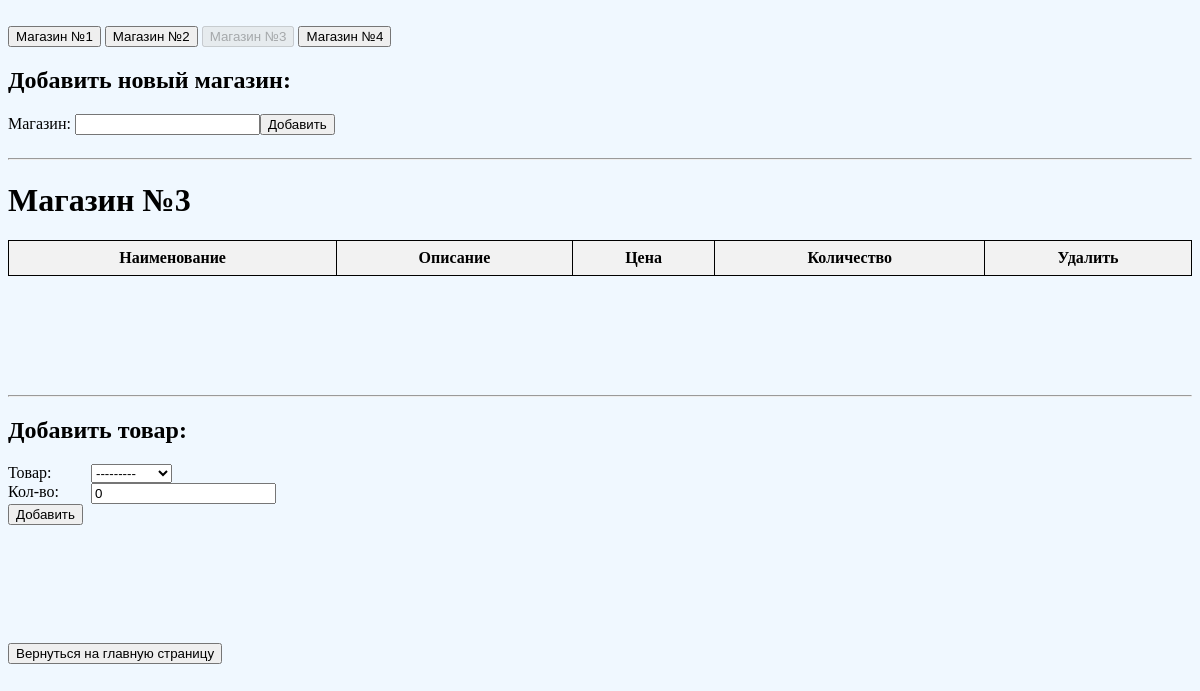
Page /store/3/ on the committed database.
### api/models.py (models this page shows, shortened)
class Stores(models.Model):
    name=models.CharField(verbose_name="Магазин", max_length=50, null=False, blank=False, unique=True)

### api/views.py (the view, shortened to what this page needs)
# urls.py: path('store/<int:store_id>/', api.views.store_view),
def store_view(request, store_id, *args, **kwargs):
    store=Stores.objects.get(id=store_id)
    context = {
        'store': store,
        'all_stores': Stores.objects.all(),
        'form': StoreForms(),
        'item_form': AddItemInStore(initial={"store":store}),
    }
    return render(request=request,template_name='store.html', context=context)

### api/forms.py
class StoreForms(forms.ModelForm):
    class Meta:
        model = Stores
        fields = ('name',)

class AddItemInStore(forms.ModelForm):
    class Meta:
        model = StoreItem
        fields = ('item','amount', 'store',)
        widgets = {"store":forms.HiddenInput()}

### api/models.py (called while the page is built)
    def __str__(self):
        return self.name

### templates/store.html (shortened to what this page needs)
<!DOCTYPE html>
<html lang="en">
<head>
</head>
<body>
<br>
<div>
    {%  for list_store in all_stores %}
        <a href='/store/{{ list_store.id }}/'> <button {% if list_store.id == store.id %} disabled {% endif %}>{{ list_store.name }} </button></a>
    {% endfor %}
</div>
<div class="form">
    <h2>Добавить новый магазин:</h2>
    <form method="post" style="display: grid; width: fit-content">
        {{ form }}
        <input style="grid-column: 2" type="submit" value="Добавить" style="display: inline">
    </form>
</div>
<hr>
<h1> {{ store.name }} </h1>
<div class="table">
<table class="line">
        <thead>
            <tr>
                <th>Наименование</th>
                <th>Описание</th>
                <th>Цена</th>
                <th>Количество</th>
                <th>Удалить</th>
            </tr>
        </thead>
    </table>
</div>
<hr>
<div>
    <h2>Добавить товар:</h2>
    <form method="post">
        <div  style="display: grid; width: 300px">
            {% for item_field in item_form.visible_fields %}
                <div style="grid-column: 1">
                    {{ item_field.label_tag }}
                </div>
                <div style="grid-column: 2">
                    {{ item_field }}
                </div>
            {% endfor %}
        </div>
        <input type="submit" value="Добавить">
    </form>
</div>
<div style="margin: 10% 0 0 ">
    <a href='/main'> <button> Вернуться на главную страницу </button></a>
</div>
</body>
</html>

### templates/store.html (style rules this page uses)
body { background: aliceblue }
.table { margin-bottom: 10%; }
th { border: 1px solid black; }
.line { width: 100%; border-collapse: collapse; }
.line th, .line td { text-align: center; padding: 8px; }
.line th { background-color: #f2f2f2; }
form { margin-bottom: 2%; }

### rows in the picture
Stores: name "Магазин №1"
Stores: name "Магазин №2"
Stores: name "Магазин №3"
Stores: name "Магазин №4"

### other values in the picture
{{ item_field.label_tag }} "Товар:" "Кол-во:"
